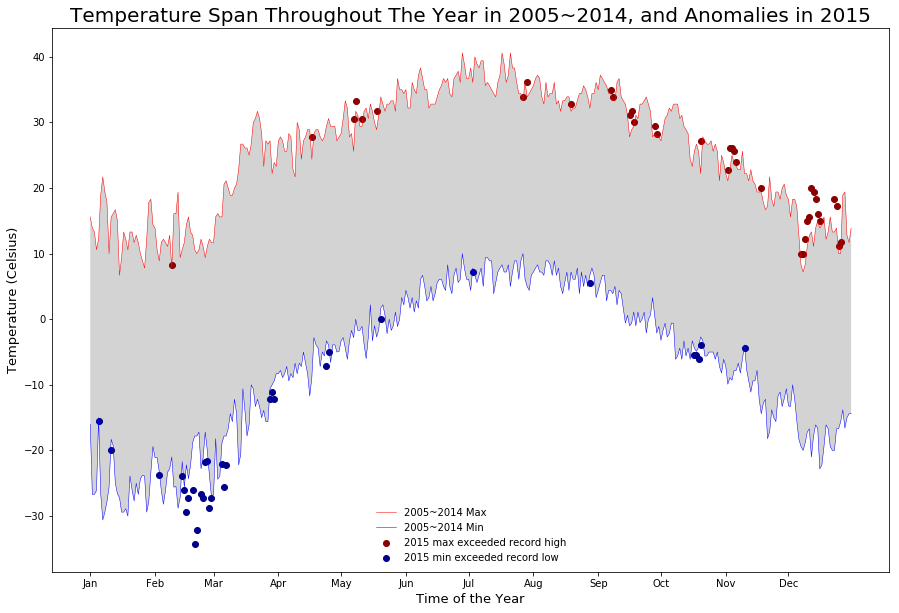

Python code for this plot:
#----------Assignment 2----------
# Before working on this assignment please read these instructions fully. In the submission area, you will notice that you can click the link to Preview the Grading for each step of the assignment. This is the criteria that will be used for peer grading. Please familiarize yourself with the criteria before beginning the assignment.
# An NOAA dataset has been stored in the file data/C2A2_data/BinnedCsvs_d400/fb441e62df2d58994928907a91895ec62c2c42e6cd075c2700843b89.csv. This is the dataset to use for this assignment. Note: The data for this assignment comes from a subset of The National Centers for Environmental Information (NCEI) Daily Global Historical Climatology Network (GHCN-Daily). The GHCN-Daily is comprised of daily climate records from thousands of land surface stations across the globe.
# Each row in the assignment datafile corresponds to a single observation.
# The following variables are provided to you:
  # id : station identification code
  # date : date in YYYY-MM-DD format (e.g. 2012-01-24 = January 24, 2012)
  # element : indicator of element type
  # TMAX : Maximum temperature (tenths of degrees C)
  # TMIN : Minimum temperature (tenths of degrees C)
  # value : data value for element (tenths of degrees C)
# For this assignment, you must:
# Read the documentation and familiarize yourself with the dataset, then write some python code which returns a line graph of the record high and record low temperatures by day of the year over the period 2005-2014. The area between the record high and record low temperatures for each day should be shaded.
# Overlay a scatter of the 2015 data for any points (highs and lows) for which the ten year record (2005-2014) record high or record low was broken in 2015.
# Watch out for leap days (i.e. February 29th), it is reasonable to remove these points from the dataset for the purpose of this visualization.
# Make the visual nice! Leverage principles from the first module in this course when developing your solution. Consider issues such as legends, labels, and chart junk.
# The data you have been given is near Ann Arbor, Michigan, United States, and the stations the data comes from are shown on the map below.

import matplotlib.pyplot as plt
import mplleaflet
import pandas as pd

def leaflet_plot_stations(binsize, hashid):
    df = pd.read_csv('data/C2A2_data/BinSize_d{}.csv'.format(binsize))
    station_locations_by_hash = df[df['hash'] == hashid]
    lons = station_locations_by_hash['LONGITUDE'].tolist()
    lats = station_locations_by_hash['LATITUDE'].tolist()
    plt.figure(figsize=(8,8))
    plt.scatter(lons, lats, c='r', alpha=0.7, s=200)
    return mplleaflet.display()
leaflet_plot_stations(400,'fb441e62df2d58994928907a91895ec62c2c42e6cd075c2700843b89')


# 1. Preprocessing Data:
import pandas as pd
import numpy as np

df = pd.read_csv('data/C2A2_data/BinnedCsvs_d400/fb441e62df2d58994928907a91895ec62c2c42e6cd075c2700843b89.csv').sort_values('Date')
df['Data_Value'] = df['Data_Value'].apply(lambda x: x/10)
df['Date'] = df['Date'].apply(pd.to_datetime)

  # unstack MAX and MIN
df_max = df[df['Element'] =='TMAX'].rename(columns = {'Data_Value':'Max'}).drop(['Element'], axis=1)
df_min = df[df['Element'] =='TMIN'].rename(columns = {'Data_Value':'Min'}).drop(['Element'], axis=1)

DF = pd.merge(df_max, df_min)
DF = DF.groupby('Date').agg({'Max':np.max, 'Min':np.min}).reset_index()

  # extract year, month, day; drop feb 29
DF['Year'] = pd.to_numeric(DF['Date'].dt.year)
DF['Month'] = pd.to_numeric(DF['Date'].dt.month)
DF['Day'] = pd.to_numeric(DF['Date'].dt.day)

DF = DF.drop(DF[(DF['Month']==2) & (DF['Day'] == 29)].index)

  # divide and conquer
DF_2005to2014 = DF[(DF['Year']>=2005) & (DF['Year']<2015)]
DF_2005to2014 = DF_2005to2014.groupby(['Month','Day']).agg({'Max':np.max, 'Min':np.min}).reset_index()

DF_2015 = DF[DF['Year']==2015].rename(columns={'Max':'2015 Max','Min':'2015 Min'}).reset_index().drop(['index','Year','Date'], axis=1)
if len(DF_2015) != len(DF_2005to2014):
    print('data length not the same')
    
  # recombine the data
DF = pd.merge(DF_2005to2014, DF_2015, on=['Month','Day'])


# 2. Plot the Data

import matplotlib.pyplot as plt

fig, ax = plt.subplots(figsize=(15,10))

ax.fill_between(np.arange(len(DF)), DF['Max'], DF['Min'], facecolor='lightgrey')
ax.plot(DF['Max'], linewidth=0.5, c='r', label='2005~2014 Max')
ax.plot(DF['Min'], linewidth=0.5, c='b', label='2005~2014 Min')
ax.scatter(np.where(DF['2015 Max']>DF['Max'])[0], DF['2015 Max'][np.where(DF['2015 Max']>DF['Max'])[0]], c='darkred', label='2015 max exceeded record high')
ax.scatter(np.where(DF['2015 Min']<DF['Min'])[0], DF['2015 Min'][np.where(DF['2015 Min']<DF['Min'])[0]], c='darkblue', label='2015 min exceeded record low')
ax.set_xticks(np.where(DF['Day']==1)[0])
ax.set_xticklabels(['Jan','Feb','Mar','Apr','May','Jun','Jul','Aug','Sep','Oct','Nov','Dec'])
ax.set_xlabel('Time of the Year',  fontsize=13)
ax.set_ylabel('Temperature (Celsius)', fontsize=13)
ax.legend(loc=8, frameon=False)
ax.set_title('Temperature Span Throughout The Year in 2005~2014, and Anomalies in 2015',fontsize=20)

plt.show()


fig.savefig('assignment2.png')
